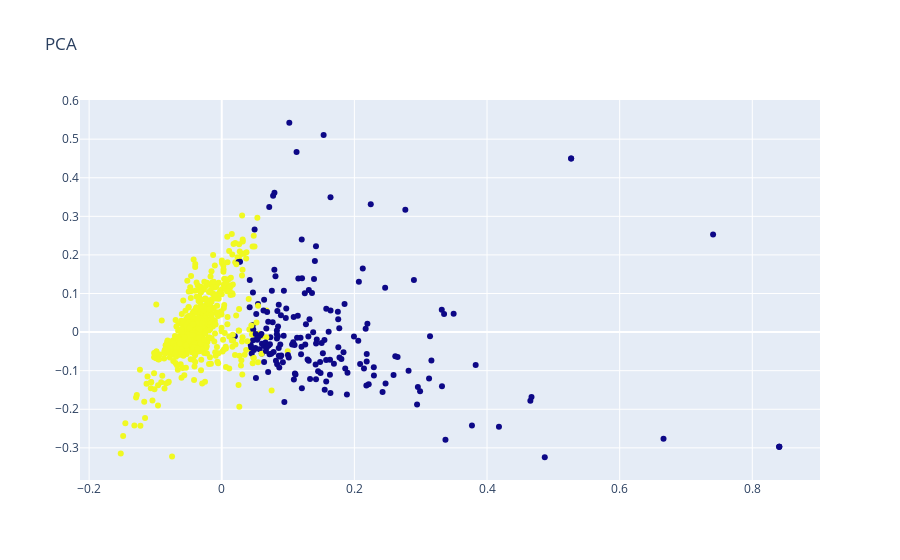

The code cell stored with this chart in its notebook:
### Code cell
pca = PCA(n_components=2)
 
result = pca.fit_transform(tfidf_matrix)
result = pd.DataFrame(result)
result.columns = ['X', 'Y']
result['cluster'] = data.cluster.values
result['texto'] = data.texto_peq.values
trace = go.Scatter(x=result['X'].values,
                   y=result['Y'].values,
                   text=result['texto'].values,
                   mode='markers',
                   marker=dict(color=result['cluster'].values)) 

layout = go.Layout(title="PCA")
 
fig = go.Figure(data=trace, layout=layout)
iplot(fig)

### Figure 1 — Plotly figure (JSON) as saved in the notebook; plotly's stock layout.template omitted (floating-point values rounded to 4 significant figures; data arrays with more than 128 entries replaced by an {"elided": "..."} marker saying what was removed)
{"data": [{"marker": {"color": {"elided": "1000 int values"}}, "mode": "markers", "text": {"elided": "1000 str values"}, "type": "scatter", "x": {"elided": "1000 float values"}, "y": {"elided": "1000 float values"}}], "layout": {"title": {"text": "PCA"}}}
